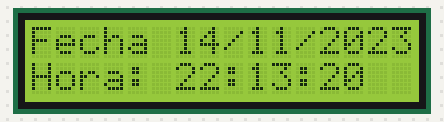
Bench run of a sketch on a simulated Arduino Uno, built with avr-gcc and run on an emulated ATmega328P. Parts: 16×2 character LCD. The local clock reads 2024-03-15 10:24:30 at power-on unless the sketch sets it.

Above: at 0.1 s.
At 4.1 s:
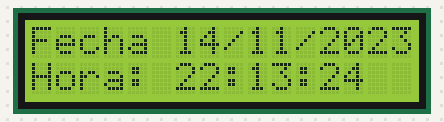
At 9.2 s:
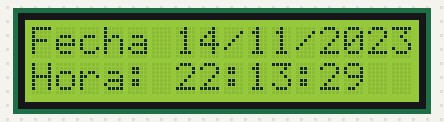
At 19.2 s:
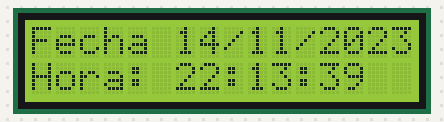
At 28.3 s:
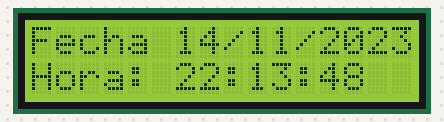
At 38.4 s:
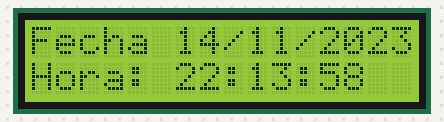

Measured:
- what the display in image 1 shows lasts 1.0 s, from 4.1 s to 5.1 s

The sketch:

main.ino
```cpp
#include <Wire.h>
#include "RTClib.h"
#include <LiquidCrystal.h>

RTC_DS3231 rtc;

// Pines de conexión del LCD
const int rs = 12, en = 11, d4 = 5, d5 = 4, d6 = 3, d7 = 2;
LiquidCrystal lcd(rs, en, d4, d5, d6, d7);

void setup() {
  Serial.begin(9600);
  Wire.begin();

  // Inicializar el LCD
  lcd.begin(16, 2);
  lcd.print("Iniciando...");

  // Inicializar el RTC
  if (!rtc.begin()) {
    Serial.println("No se encontró el módulo RTC");
    lcd.clear();
    lcd.print("RTC NO ENCONTRADO");
    while (1);
  }

  // Descomenta UNA SOLA VEZ para ajustar la hora con la del compilador:
  rtc.adjust(DateTime(F(__DATE__), F(__TIME__)));

  // O bien ajústala manualmente así (año, mes, día, hora, minuto, segundo):
  // rtc.adjust(DateTime(2025, 5, 27, 14, 30, 00));

  lcd.clear();
}

void loop() {
  DateTime now = rtc.now();

  // Formatear la hora como HH:MM:SS con ceros a la izquierda
  char buffer[9];
  snprintf(buffer, sizeof(buffer), "%02d:%02d:%02d", now.hour(), now.minute(), now.second());

  // Mostrar en la primera línea
  lcd.setCursor(0, 0);
  lcd.print("Fecha ");
  // Opcional: mostrar fecha
  char fecha[11];
  snprintf(fecha, sizeof(fecha), "%02d/%02d/%04d", now.day(), now.month(), now.year());
  lcd.print(fecha);

  // Mostrar hora en la segunda línea
  lcd.setCursor(0, 1);
  lcd.print("Hora: ");
  lcd.print(buffer);

  delay(1000);
}
```
